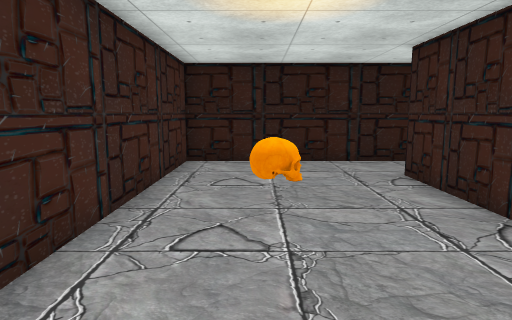
View 1 (above)

19 first-person views from a walk through a 3-D level made in the Unity game engine. The camera is 1.5 m above the floor, tilts 8° down and sees 75° across. The floor is counted in squares, 1 m on a side. Each view is taken from the middle of a square. On the plan, view 1 faces up. The plan holds only what a view shows up to about 15 squares ahead; the rest is blank. The place goes on beyond the plan. The player character is not drawn. Some animated figures are left out. Some surface patterns are stand-ins.

View 2
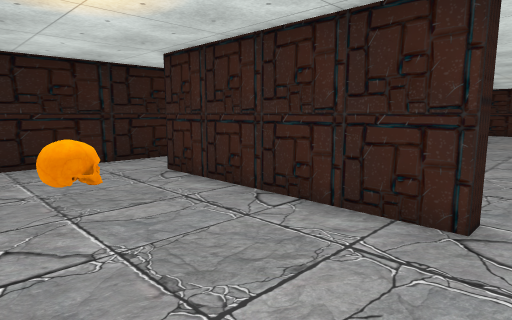

View 3
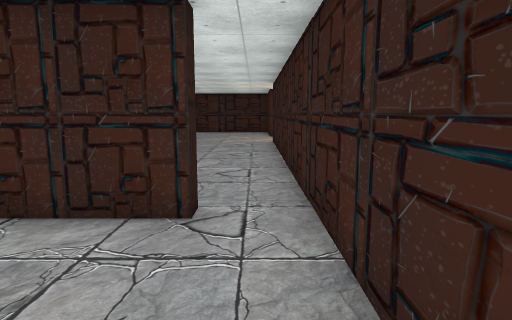

View 4
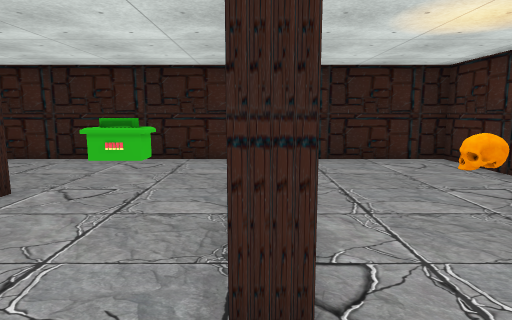

View 5
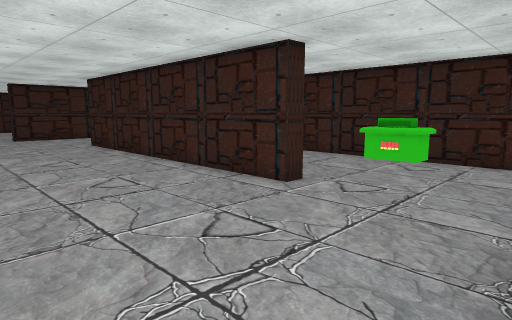

View 6
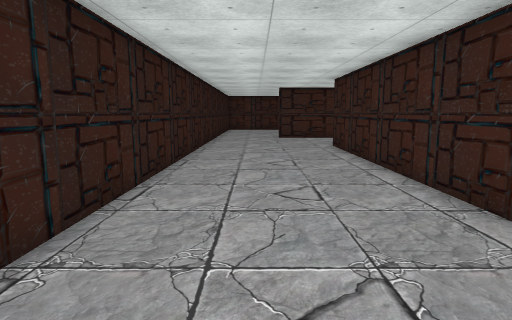

View 7
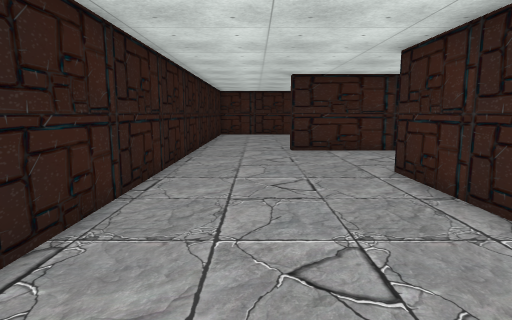

View 8
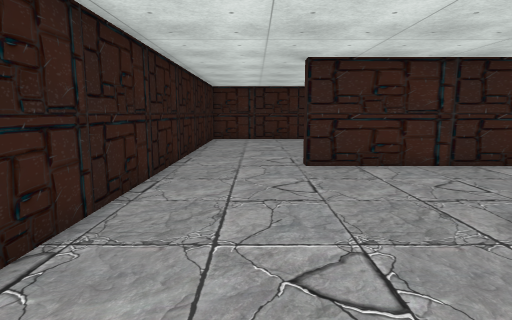

View 9
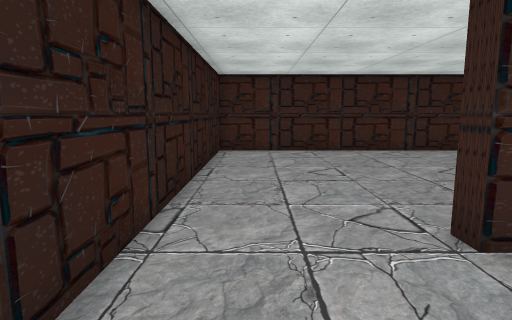

View 10
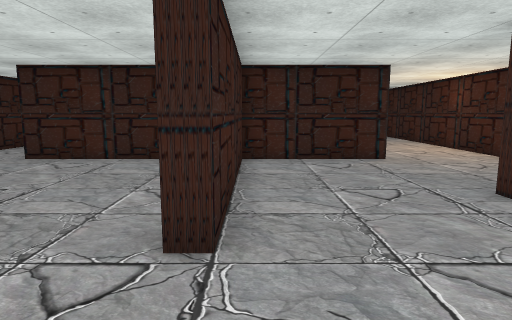

View 11
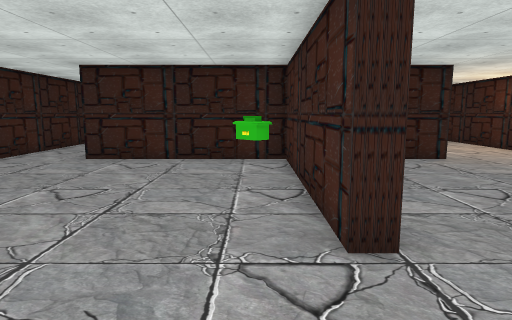

View 12
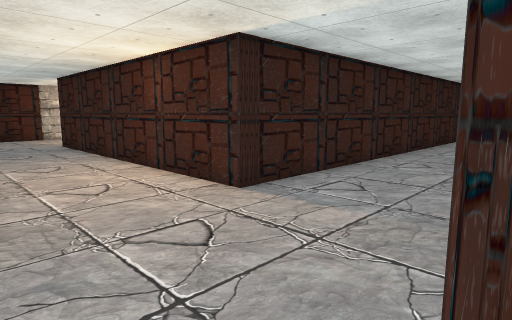

View 13
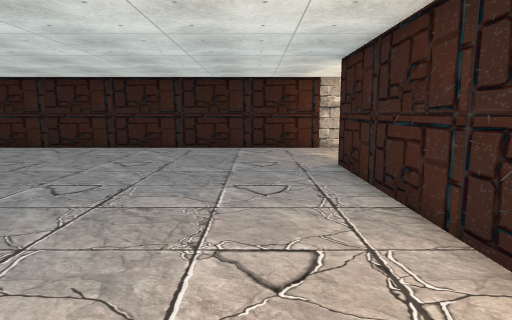

View 14
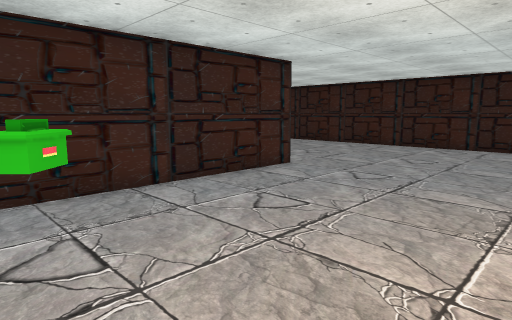

View 15
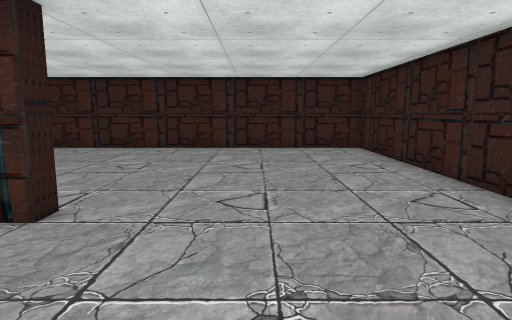

View 16
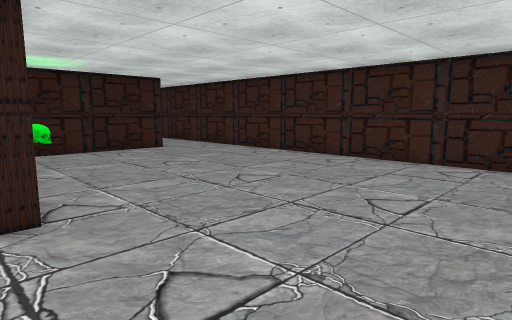

View 17
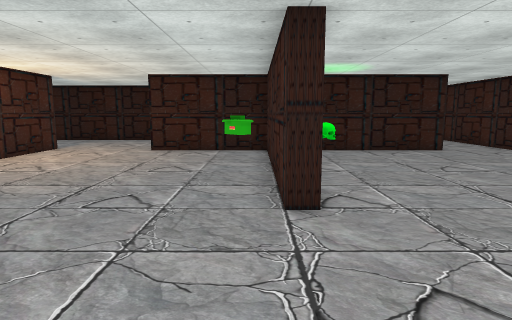

View 18
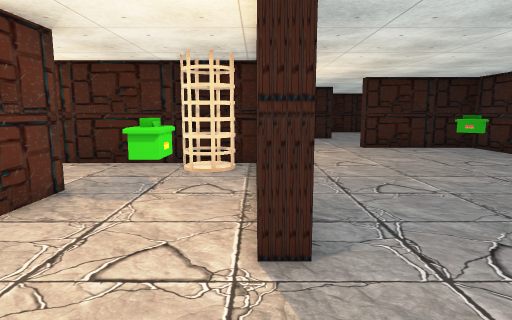

View 19
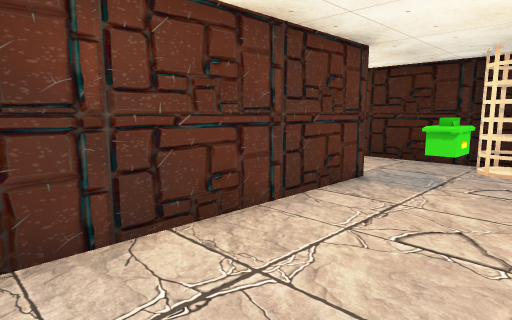

### Floor plan
Points are (right, up) in squares from view 1. A wall is a line through its corners. A room is listed if a view was taken in it or the views show most of it. See-through windows are left out.
Room 1 (views 1, 2, 3, 4, 5)
walls: (4.2, 0.9) (3.6, 0.9) (3.6, 8) (4.2, 8); (5.1, 10.5) (-2.2, 10.5) (-2.2, -0.9) (4.5, -0.9)
ways out: opening at (4, 0) to room 2; opening at (4, 9.5) to room 2
objects: skull (0, 5)
Room 2 (views 6, 7, 8, 9, 10, 11, 12, 13, 14, 15, 16, 17, 18, 19)
walls: (16.1, -6) (10.1, -6); (26.1, -10) (25.5, -10) (25.5, -1.5) (20.7, -1.5) (20.7, -0.9) (25.5, -0.9) (25.5, 6.6) (26, 6.6) (26, -0.9) (32.6, -0.9); (12.2, -9.5) (12.2, -16.6); (32.8, -1.5) (27.6, -1.5); (8.6, 3.8) (8.6, 4.4) (20.5, 4.4) (20.5, 3.8); (15.2, -17.5) (35.5, -17.5) (35.5, 10.5) (8.1, 10.5); (4.5, -0.9) (16.6, -0.9) (16.6, -12.8) (16, -12.8)
ways out: opening at (4, 0) to room 1; opening at (4, 9.5) to room 1
objects: other object (6, 4) to (7, 5); other object (14, -11) to (14, -10); cage (14, -7) to (15, -7); other object (24, -3) to (25, -3); skull (27, -3); other object (27, 0) to (28, 1)

Positions as (right, up) in squares from view 1, and headings:
1: (0, 0), facing up
2: (-1, 0), facing up-right
3: (-1, 0), facing right
4: (4, 10), facing down
5: (4, 10), facing down-right
6: (5, 8), facing right
7: (12, 8), facing right
8: (16, 8), facing right
9: (22, 9), facing right
10: (25, 10), facing down
11: (27, 10), facing down
12: (21, 4), facing down-left
13: (19, -3), facing down
14: (19, -2), facing down-right
15: (21, -13), facing right
16: (25, -15), facing up-right
17: (25, -15), facing up
18: (16, -16), facing up
19: (16, -17), facing up-left
